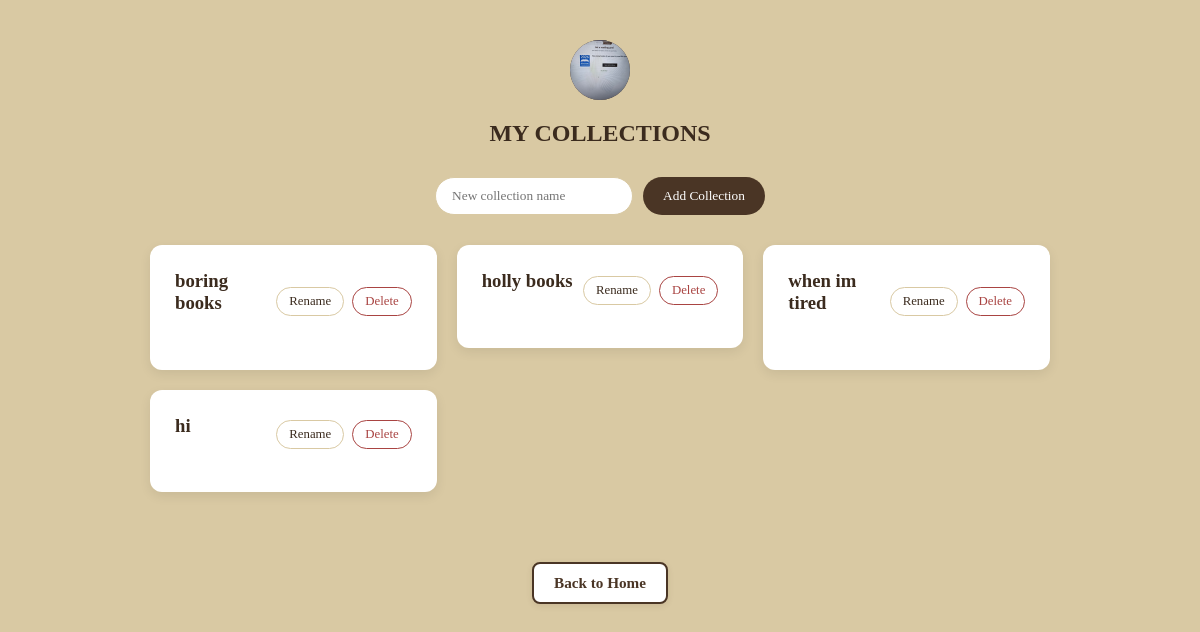
The page /collections/ (signed in) on the database its author committed.
### catalog/models.py (models this page shows, shortened)
class UserProfile(models.Model):
    user = models.OneToOneField(User, on_delete=models.CASCADE)
    full_name = models.CharField(max_length=150, blank=True)
    bio = models.TextField(blank=True)
    profile_picture = models.ImageField(upload_to='profile_pics/', blank=True, null=True)
    is_verified = models.BooleanField(default=False)
    verification_token = models.CharField(max_length=100, blank=True, null=True)

class Shelf(models.Model):
    shelf_id = models.AutoField(primary_key=True)
    shelf_name = models.CharField(max_length=100)
    user = models.ForeignKey(User, on_delete=models.CASCADE, related_name='shelves')

### catalog/views.py (the view)
# urls.py: path('collections/', views.collections, name='collections'),
@login_required(login_url='login')
def collections(request):
    my_collections = Shelf.objects.filter(user=request.user)
    profile = UserProfile.objects.get_or_create(user=request.user)[0]
    context = {
        'collections': my_collections,
        'username': request.user.username,
        'profile': profile,
    }
    return render(request, 'catalog/collections.html', context)

### catalog/templates/catalog/collections.html (shortened to what this page needs)
<!DOCTYPE html>
<html lang="en">
<head>
    {% load static %}
    <link rel="stylesheet" href="{% static 'catalog/shelves.css' %}">
</head>
<body class="shelves-background">
    <div class="shelves-header">
    {% if profile.profile_picture %}
    <img src="{{ profile.profile_picture.url }}" class="avatar-circle" alt="Profile Picture">
    {% else %}
        <div class="avatar-circle">{{ username.0|upper }}</div>
    {% endif %}
        <h2>MY COLLECTIONS</h2>
    </div>
    <form action="{% url 'add_shelf' %}" method="POST" class="add-shelf-form">
        <input type="text" name="shelf_name" placeholder="New collection name" required>
        <button type="submit" class="submit-btn">Add Collection</button>
    </form>
    <div class="shelves-list">
        {% for collection in collections %}
            <div class="shelf-card" style="cursor: pointer;" onclick="location.href=`{% url 'collection_detail' collection.shelf_id %}`">
                <div class="shelf-header">
                    <h3>{{ collection.shelf_name }}</h3>
                    <div class="shelf-actions" onclick="event.stopPropagation();">
                        <button class="rename-toggle" type="button" onclick="toggleRename('{{ collection.shelf_id }}')">Rename</button>
                        <form action="{% url 'delete_shelf' %}" method="POST" style="display:inline;" onsubmit="return confirm('Delete this collection?');">
                            <button type="submit" class="delete-btn">Delete</button>
                        </form>
                    </div>
                </div>
            </div>
        {% empty %}
            <p class="empty-shelf" style="text-align: center;">No collections created yet.</p>
        {% endfor %}
    </div>
   <div style="text-align: center; margin: 70px 0 40px 0;">
    <a href="{% url 'index' %}" style="display: inline-block; background-color: #ffffff; color: #4a3525; border: 2px solid #4a3525; padding: 10px 20px; border-radius: 8px; text-decoration: none; font-weight: bold; font-size: 0.95rem; box-shadow: 0 2px 6px rgba(74, 53, 37, 0.1); transition: all 0.2s ease;" onmouseover="this.style.backgroundColor='#4a3525'; this.style.color='#ffffff';" onmouseout="this.style.backgroundColor='#ffffff'; this.style.color='#4a3525';">
        Back to Home
    </a>
</div>
</body>
</html>

### catalog/static/catalog/shelves.css (style rules this page uses)
body.shelves-background { margin: 0; min-height: 100vh; padding: 40px 20px; font-family: 'Georgia', serif; background-color: #d9c9a3; color: #3b2b1e; }
.shelves-header { text-align: center; margin-bottom: 30px; }
.avatar-circle { width: 60px; height: 60px; border-radius: 50%; background: #4a3525; color: white; font-size: 1.5rem; font-weight: bold; display: flex; align-items: center; justify-content: center; margin: 0 auto 10px; object-fit: cover; }
.add-shelf-form { display: flex; justify-content: center; gap: 10px; margin-bottom: 30px; }
.add-shelf-form input { padding: 10px 16px; border: 1px solid #d9c9a3; border-radius: 20px; font-family: 'Georgia', serif; }
.add-shelf-form .submit-btn { padding: 10px 20px; background: #4a3525; color: white; border: none; border-radius: 20px; cursor: pointer; font-family: 'Georgia', serif; }
.shelves-list { max-width: 900px; margin: 0 auto; display: grid; grid-template-columns: repeat(auto-fill,minmax(220px, 1fr)); gap: 20px; align-items:start; }
.shelf-card { background: white; border-radius: 12px; padding: 25px; margin-bottom: 0; box-shadow: 0 4px 12px rgba(0,0,0,0.08); }
.shelf-card h3 { margin-top: 0; color: #3b2b1e; }
.shelf-header { display: flex; justify-content: space-between; align-items: center; margin-bottom: 12px; }
.shelf-actions { display: flex; gap: 8px; }
.rename-toggle, .delete-btn { padding: 6px 12px; font-size: 0.8rem; border: 1px solid #d9c9a3; background: white; color: #3b2b1e; border-radius: 15px; cursor: pointer; font-family: 'Georgia', serif; }
.delete-btn { color: #a94442; border-color: #a94442; }

### rows shown on the page
UserProfile: profile_picture (picture)
Shelf: shelf_name "boring books"
Shelf: shelf_name "holly books"
Shelf: shelf_name "when im tired"
Shelf: shelf_name "hi"
